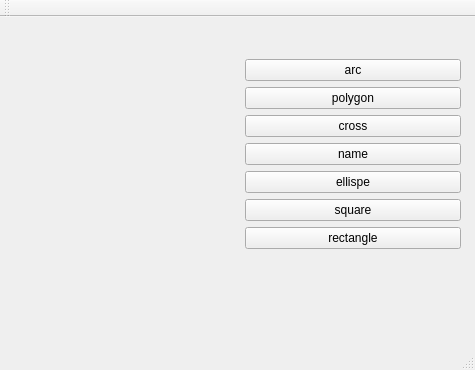
<?xml version="1.0" encoding="UTF-8"?>
<ui version="4.0">
 <class>MainWindow</class>
 <widget class="QMainWindow" name="MainWindow">
  <property name="geometry">
   <rect>
    <x>0</x>
    <y>0</y>
    <width>475</width>
    <height>370</height>
   </rect>
  </property>
  <property name="windowTitle">
   <string>MainWindow</string>
  </property>
  <widget class="QWidget" name="centralWidget">
   <widget class="QWidget" name="layoutWidget">
    <property name="geometry">
     <rect>
      <x>11</x>
      <y>31</y>
      <width>461</width>
      <height>271</height>
     </rect>
    </property>
    <layout class="QHBoxLayout" name="horizontalLayout">
     <item>
      <widget class="RenderArea" name="renderArea" native="true"/>
     </item>
     <item>
      <layout class="QVBoxLayout" name="verticalLayout">
       <item>
        <widget class="QPushButton" name="btnArc">
         <property name="text">
          <string>arc</string>
         </property>
        </widget>
       </item>
       <item>
        <widget class="QPushButton" name="btnPolygon">
         <property name="text">
          <string>polygon</string>
         </property>
        </widget>
       </item>
       <item>
        <widget class="QPushButton" name="btnCross">
         <property name="text">
          <string>cross</string>
         </property>
        </widget>
       </item>
       <item>
        <widget class="QPushButton" name="btnName">
         <property name="text">
          <string>name</string>
         </property>
        </widget>
       </item>
       <item>
        <widget class="QPushButton" name="btnEllispe">
         <property name="text">
          <string>ellispe</string>
         </property>
        </widget>
       </item>
       <item>
        <widget class="QPushButton" name="btnSquare">
         <property name="text">
          <string>square</string>
         </property>
        </widget>
       </item>
       <item>
        <widget class="QPushButton" name="btnRectangle">
         <property name="text">
          <string>rectangle</string>
         </property>
        </widget>
       </item>
       <item>
        <spacer name="verticalSpacer">
         <property name="orientation">
          <enum>Qt::Vertical</enum>
         </property>
         <property name="sizeHint" stdset="0">
          <size>
           <width>20</width>
           <height>40</height>
          </size>
         </property>
        </spacer>
       </item>
      </layout>
     </item>
    </layout>
   </widget>
  </widget>
  <widget class="QMenuBar" name="menuBar">
   <property name="geometry">
    <rect>
     <x>0</x>
     <y>0</y>
     <width>475</width>
     <height>22</height>
    </rect>
   </property>
  </widget>
  <widget class="QToolBar" name="mainToolBar">
   <attribute name="toolBarArea">
    <enum>TopToolBarArea</enum>
   </attribute>
   <attribute name="toolBarBreak">
    <bool>false</bool>
   </attribute>
  </widget>
  <widget class="QStatusBar" name="statusBar"/>
 </widget>
 <layoutdefault spacing="6" margin="11"/>
 <customwidgets>
  <customwidget>
   <class>RenderArea</class>
   <extends>QWidget</extends>
   <header>renderarea.h</header>
   <container>1</container>
  </customwidget>
 </customwidgets>
 <resources/>
 <connections/>
</ui>
